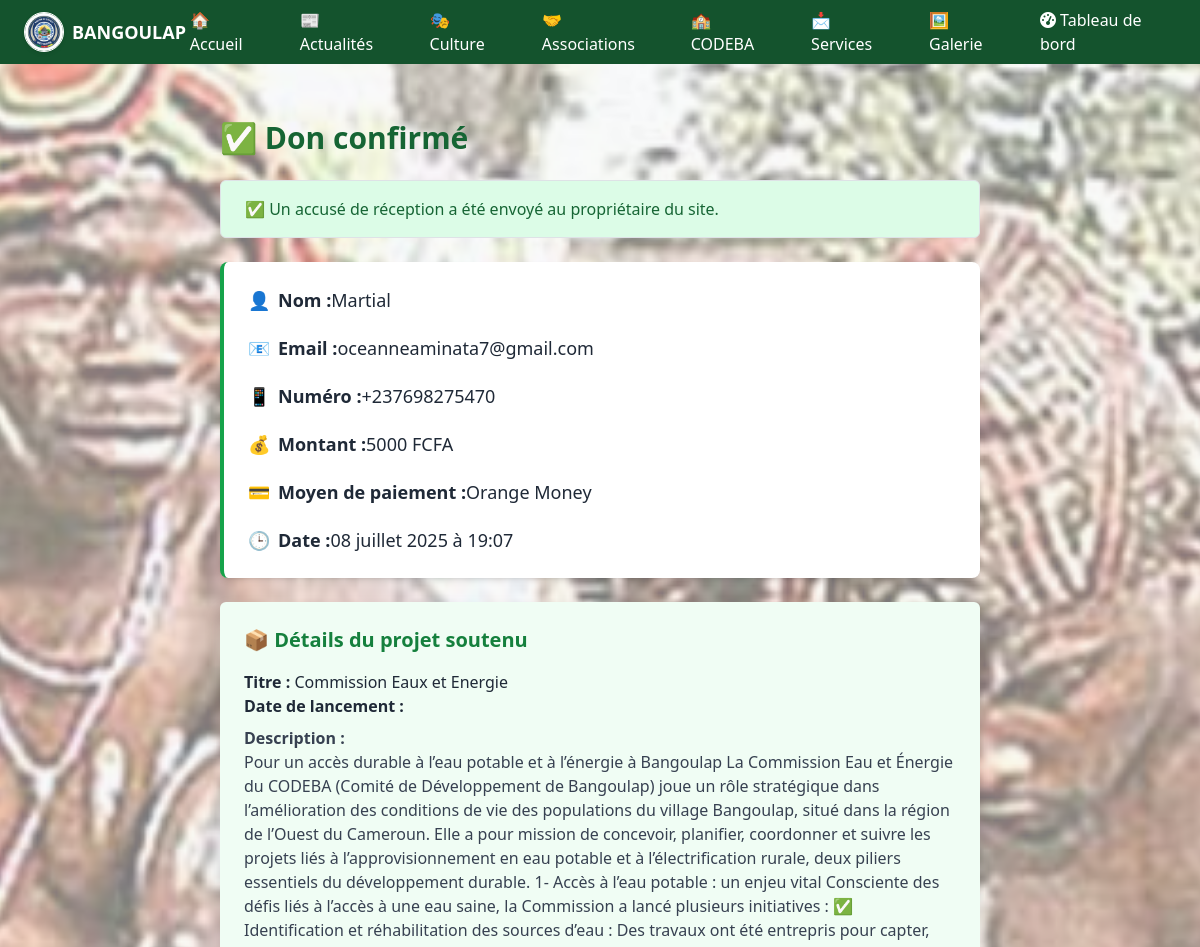
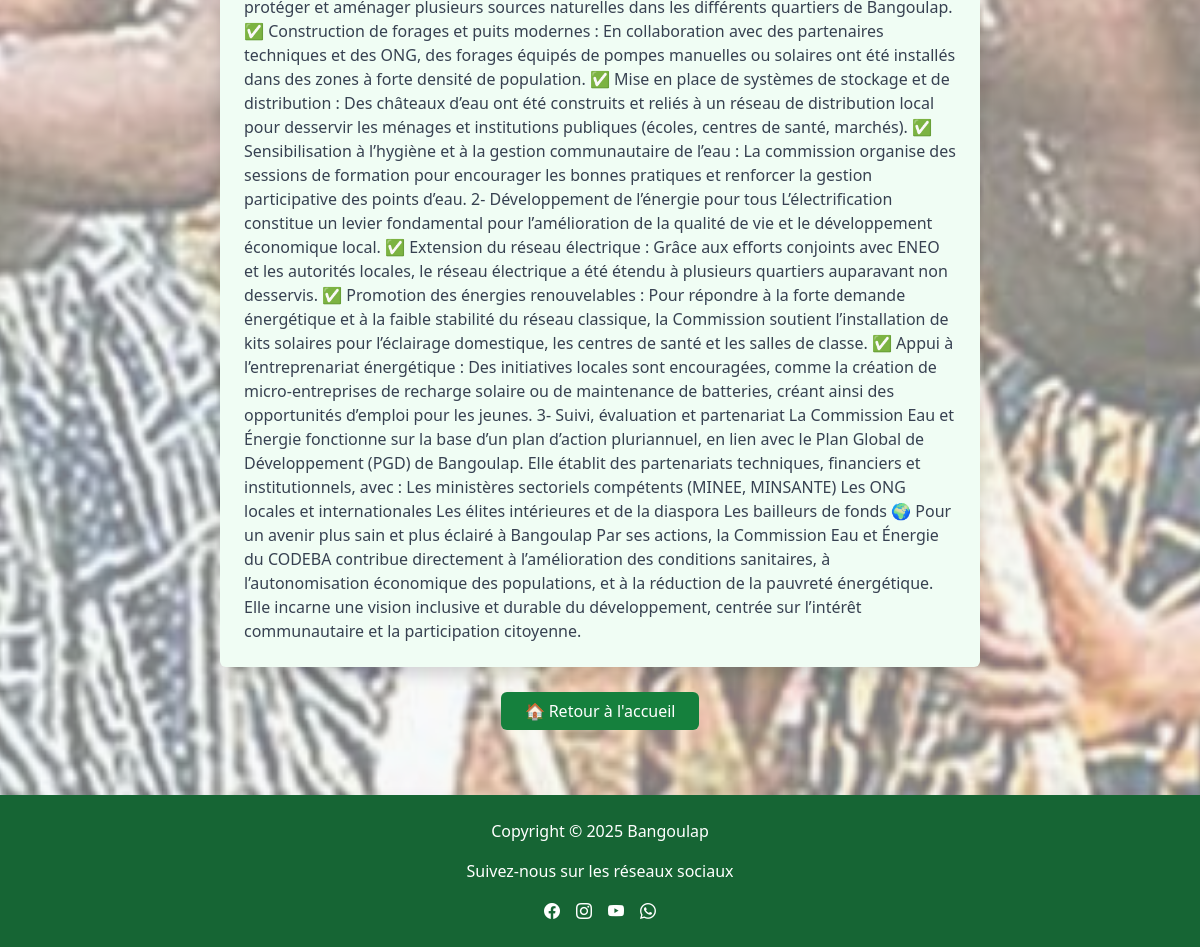
The page /dons/confirmation/25/ on the database its author committed (2 pictures, top to bottom).
### dons/models.py (models this page shows, shortened)
class Don(models.Model):
    MOYENS_PAIEMENT = (
        ('momo', 'Mobile Money'),
        ('om', 'Orange Money'),
    )
    nom = models.CharField(max_length=100)
    email = models.EmailField()
    numero = models.CharField(max_length=20)
    montant = models.PositiveIntegerField()
    moyen = models.CharField(max_length=10, choices=MOYENS_PAIEMENT)
    projet = models.ForeignKey(Projet, on_delete=models.CASCADE, related_name='dons')
    created_at = models.DateTimeField(auto_now_add=True)

### projets/models.py (models this page shows, shortened)
class Projet(models.Model):
    titre = models.CharField(max_length=200)
    description = models.TextField()
    date_lancement = models.DateField(verbose_name="Date de lancement", blank=True, null=True)
    image = models.ImageField(upload_to='projets/images/', blank=True, null=True)

### dons/views.py (the view)
# urls.py: path('confirmation/<int:don_id>/', views.confirmation_don, name='confirmation'),
def confirmation_don(request, don_id):
    don = get_object_or_404(Don, id=don_id)
    return render(request, 'dons/confirmation_don.html', {'don': don, 'email_envoye': True})

### dons/templates/dons/confirmation_don.html (shortened to what this page needs)
{% extends 'base.html' %}
{% load static %}
{% block content %}
<section class="max-w-3xl mx-auto px-1 py-10"><br><br>
    <h1 class="text-3xl font-bold text-green-800 mb-6">✅ Don confirmé</h1>
    {% if email_envoye %}
        <div class="bg-green-100 border border-green-400 text-green-800 px-4 py-3 rounded relative mb-6" role="alert">
            ✅ Un accusé de réception a été envoyé au propriétaire du site.
        </div>
    {% endif %}
    <div class="bg-white p-6 rounded-lg shadow-md text-gray-800 space-y-5 border-l-4 border-green-600">
        <p class="flex items-center text-lg"><span class="mr-2">👤</span><strong>Nom :</strong> {{ don.nom }}</p>
        <p class="flex items-center text-lg"><span class="mr-2">📧</span><strong>Email :</strong> {{ don.email }}</p>
        <p class="flex items-center text-lg"><span class="mr-2">📱</span><strong>Numéro :</strong> {{ don.numero }}</p>
        <p class="flex items-center text-lg"><span class="mr-2">💰</span><strong>Montant :</strong> {{ don.montant }} FCFA</p>
        <p class="flex items-center text-lg"><span class="mr-2">💳</span><strong>Moyen de paiement :</strong> {{ don.get_moyen_display }}</p>
        <p class="flex items-center text-lg"><span class="mr-2">🕒</span><strong>Date :</strong> {{ don.created_at|date:"d F Y à H:i" }}</p>
    </div>
    <div class="bg-green-50 p-4 mt-6 rounded shadow">
        <h2 class="text-xl font-semibold text-green-700 mb-3">📦 Détails du projet soutenu</h2>
        <p><strong>Titre :</strong> {{ don.projet.titre }}</p>
        <p><strong>Date de lancement :</strong> {{ don.projet.date_lancement|date:"d F Y" }}</p>
        <p class="mt-2 text-gray-700"><strong>Description :</strong><br>{{ don.projet.description }}</p>
    </div>
    <div class="mt-8 text-center">
        <a href="{% url 'core:accueil' %}" class="bg-green-700 text-white px-6 py-2 rounded hover:bg-green-800 transition duration-300">
            🏠 Retour à l'accueil
        </a>
    </div>
</section>
{% endblock %}

### rows shown on the page
Don: nom "Martial", email "oceanneaminata7@gmail.com", numero "+237698275470", montant "5000", moyen "Orange Money", created_at "08 juillet 2025 à 19:07", projet.titre "Commission Eaux et Energie", projet.description "Pour un accès durable à l’eau potable et à l’énergie à Bangoulap La Commission Eau et Énergie du CODEBA (Comité de Développement de Bangoulap) joue un rôle stratégique dans l’amélioration des conditions de vie des populations du village Bangoulap, situé dans la région de l’Ouest du Cameroun. Elle a pour mission de concevoir, planifier, coordonner et suivre les projets liés à l’approvisionnement en eau potable et à l’électrification rurale, deux piliers essentiels du développement durable. 1- Accès à l’eau potable : un enjeu vital Consciente des défis liés à l’accès à une eau saine, la Commission a lancé plusieurs initiatives : ✅ Identification et réhabilitation des sources d’eau : Des…"
